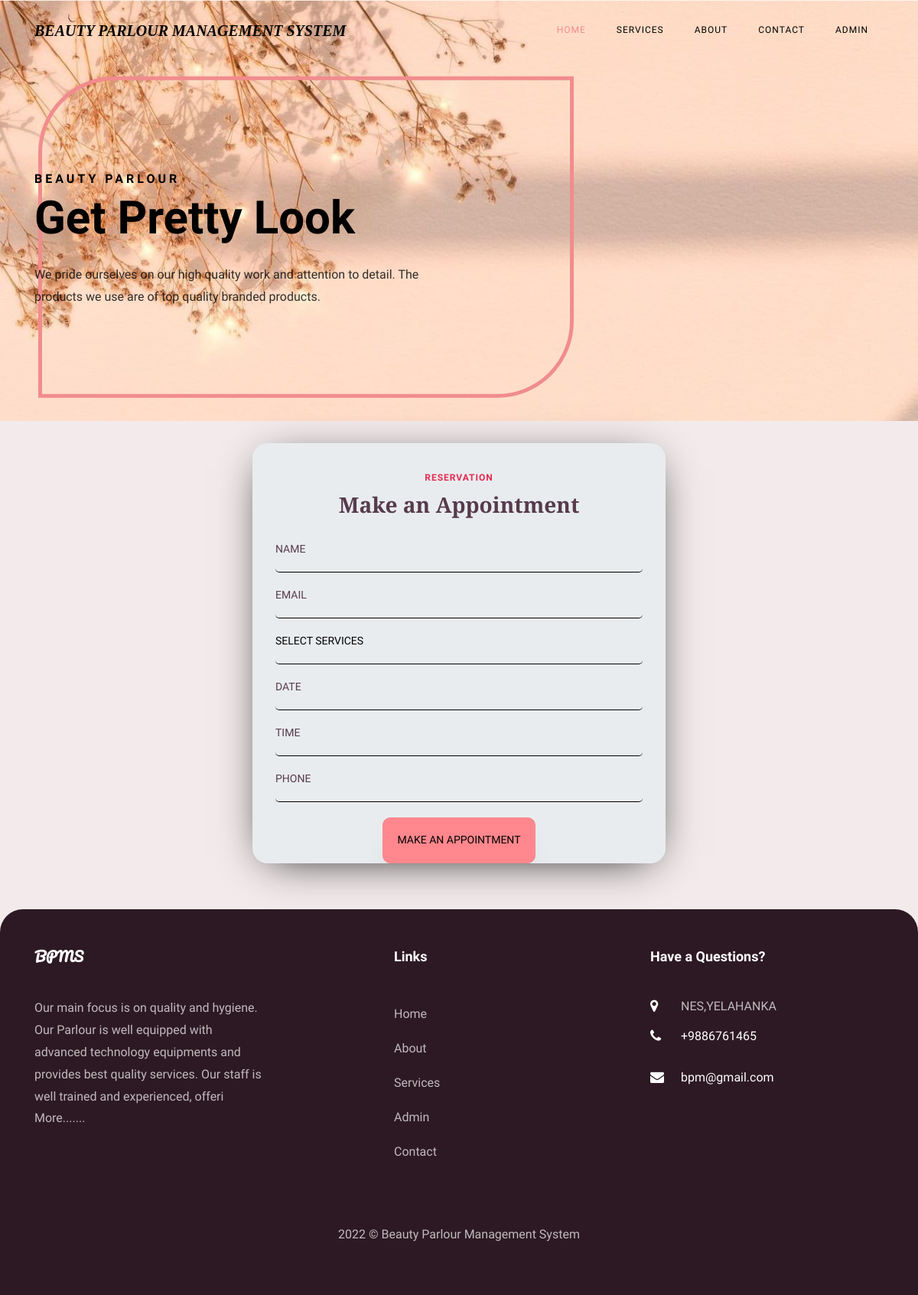
Screenshot of /bpms/index.php with the database file from the repository.
### tables this page shows
CREATE TABLE `tblpage` (
  `ID` int(10) NOT NULL,
  `PageType` varchar(200) DEFAULT NULL,
  `PageTitle` mediumtext DEFAULT NULL,
  `PageDescription` mediumtext DEFAULT NULL,
  `Email` varchar(200) DEFAULT NULL,
  `MobileNumber` bigint(10) DEFAULT NULL,
  `UpdationDate` date DEFAULT NULL,
  `Timing` varchar(200) NOT NULL
);

### bpms/index.php (the view, shortened to what this page needs)
<?php
include('includes/dbconnection.php');
?>
<!DOCTYPE html>
<html lang="en">
  <head>
    <link rel="stylesheet" href="css/animate.css">
    <link rel="stylesheet" href="css/owl.carousel.min.css">
    <link rel="stylesheet" href="css/bootstrap-datepicker.css">
    <link rel="stylesheet" href="css/jquery.timepicker.css">
    <link rel="stylesheet" href="css/flaticon.css">
    <link rel="stylesheet" href="css/icomoon.css">
    <link rel="stylesheet" href="css/style4.css">
  </head>
  <body>
	  <?php include_once('includes/header.php');?>
    <section id="home-section" class="hero" style="background-image: url(images/wall.jpeg);" data-stellar-background-ratio="0.5">
		  <div class="home-slider owl-carousel">
	      <div class="slider-item js-fullheight">
	      	<div class="overlay"></div>
	        <div class="container-fluid p-0">
	          <div class="row d-md-flex no-gutters slider-text align-items-end justify-content-end" data-scrollax-parent="true">
		          <div class="one-forth d-flex align-items-center ftco-animate" data-scrollax=" properties: { translateY: '70%' }">
		          	<div class="text mt-5">
		          		<span class="subheading">Beauty Parlour</span>
			            <h1 class="mb-4">Get Pretty Look</h1>
			            <p class="mb-4">We pride ourselves on our high quality work and attention to detail. The products we use are of top quality branded products.</p>
		            </div>
		          </div>
	        	</div>
	        </div>
	      </div>
	    </div>
    </section>
<br>
    <section class="ftco-section ftco-no-pt ftco-booking">
    	<div class="container-fluid px-0">
    				<div class="text">
    					<div class="appointment-wrap">
    						<span class="subheading">Reservation</span>
								<h3 class="mb-2">Make an Appointment</h3>
		    				<form action="#" method="post" class="appointment-form">
			            <div class="row">
			              <div class="col-sm-12">
			                <div class="form-group">
					              <input type="text" class="form-control" id="name" placeholder="Name" name="name" required="true">
					            </div>
			              </div>
			              <div class="col-sm-12">
			                <div class="form-group">
					              <input type="email" class="form-control" id="appointment_email" placeholder="Email" name="email" required="true">
					            </div>
			              </div>
				            <div class="col-sm-12">
			                <div class="form-group">
					              <div class="select-wrap">
		                      <select name="services" id="services" required="true" class="form-control">
		                      	<option value="">Select Services</option>
		                      </select>
		                    </div>
					            </div>
			              </div>
			              <div class="col-sm-12">
			                <div class="form-group">
			                  <input type="text" class="form-control appointment_date" placeholder="Date" name="adate" id='adate' required="true">
			                </div>
			              </div>
			              <div class="col-sm-12">
			                <div class="form-group">
			                  <input type="text" class="form-control appointment_time" placeholder="Time" name="atime" id='atime' required="true">
			                </div>
			              </div>
			              <div class="col-sm-12">
			                <div class="form-group">
			                  <input type="text" class="form-control" id="phone" name="phone" placeholder="Phone" required="true" maxlength="10" pattern="[0-9]+">
			                </div>
			              </div>
				          </div>
				          <div class="form-group">
			              <input type="submit" name="submit" value="Make an Appointment" class="btn btn-primary">
			            </div>
			          </form>
		          </div>
						</div>
    	</div>
    </section>
		<br>
   <?php include_once('includes/footer.php');?>
  </body>
</html>

### bpms/includes/footer.php (shortened to what this page needs)
 <?php
include('includes/dbconnection.php');
?>
 <footer class="ftco-footer ftco-section">
      <div class="container">
        <div class="row mb-5">
          <div class="col-md">
            <div class="ftco-footer-widget mb-4">
              <h2 class="ftco-heading-2 logo">BPMS</h2>
              <?php
$ret=mysqli_query($con,"select * from tblpage where PageType='aboutus' ");
while ($row=mysqli_fetch_array($ret)) {
?>
              <p><?php  echo substr($row['PageDescription'],0,200);?> <a href="about.php">More.......</a></p><?php } ?>
            </div>
          </div>
          <div class="col-md" style="padding-left: 150px">
             <div class="ftco-footer-widget mb-4">
              <h2 class="ftco-heading-2">Links</h2>
              <ul class="list-unstyled">
                <li><a href="index.php" class="py-2 d-block">Home</a></li>
                <li><a href="about.php" class="py-2 d-block">About</a></li>
                <li><a href="services.php" class="py-2 d-block">Services</a></li>
                <li><a href="admin/index.php" class="py-2 d-block">Admin</a></li>
                <li><a href="contact.php" class="py-2 d-block">Contact</a></li>
              </ul>
            </div>
          </div>
          <div class="col-md">
            <div class="ftco-footer-widget mb-4">
            	<h2 class="ftco-heading-2">Have a Questions?</h2>
            	<div class="block-23 mb-3">
                <?php
$ret=mysqli_query($con,"select * from tblpage where PageType='contactus' ");
while ($row=mysqli_fetch_array($ret)) {
?>
	              <ul>
	                <li><span class="icon icon-map-marker"></span><span class="text"><?php  echo $row['PageDescription'];?></span></li>
	                <li><a href="#"><span class="icon icon-phone"></span><span class="text">+<?php  echo $row['MobileNumber'];?></span></a></li>
	                <li><a href="#"><span class="icon icon-envelope"></span><span class="text"><?php  echo $row['Email'];?></span></a></li>
	              </ul>
	            </div>
               <?php } ?>
            </div>
          </div>
        </div>
        <div class="row">
          <div class="col-md-12 text-center">
            <p>
  2022 &copy; Beauty Parlour Management System  </p>
          </div>
        </div>
      </div>
    </footer>

### bpms/css/icomoon.css (style rules this page uses)
[class^="icon-"], [class*=" icon-"] { font-family: 'icomoon' !important; speak: none; font-style: normal; font-weight: normal; font-variant: normal; text-transform: none; line-height: 1; -webkit-font-smoothing: antialiased; }
.icon-map-marker:before { content: "\f041"; }
.icon-phone:before { content: "\f095"; }
.icon-envelope:before { content: "\f0e0"; }

### rows the page displays
tblpage: PageDescription "Our main focus is on quality and hygiene. Our Parlour is well equipped with advanced technology equipments and provides best quality services. Our staff is well trained and experienced, offeri"
tblpage: PageDescription "NES,YELAHANKA", MobileNumber "9886761465", Email "bpm@gmail.com"
